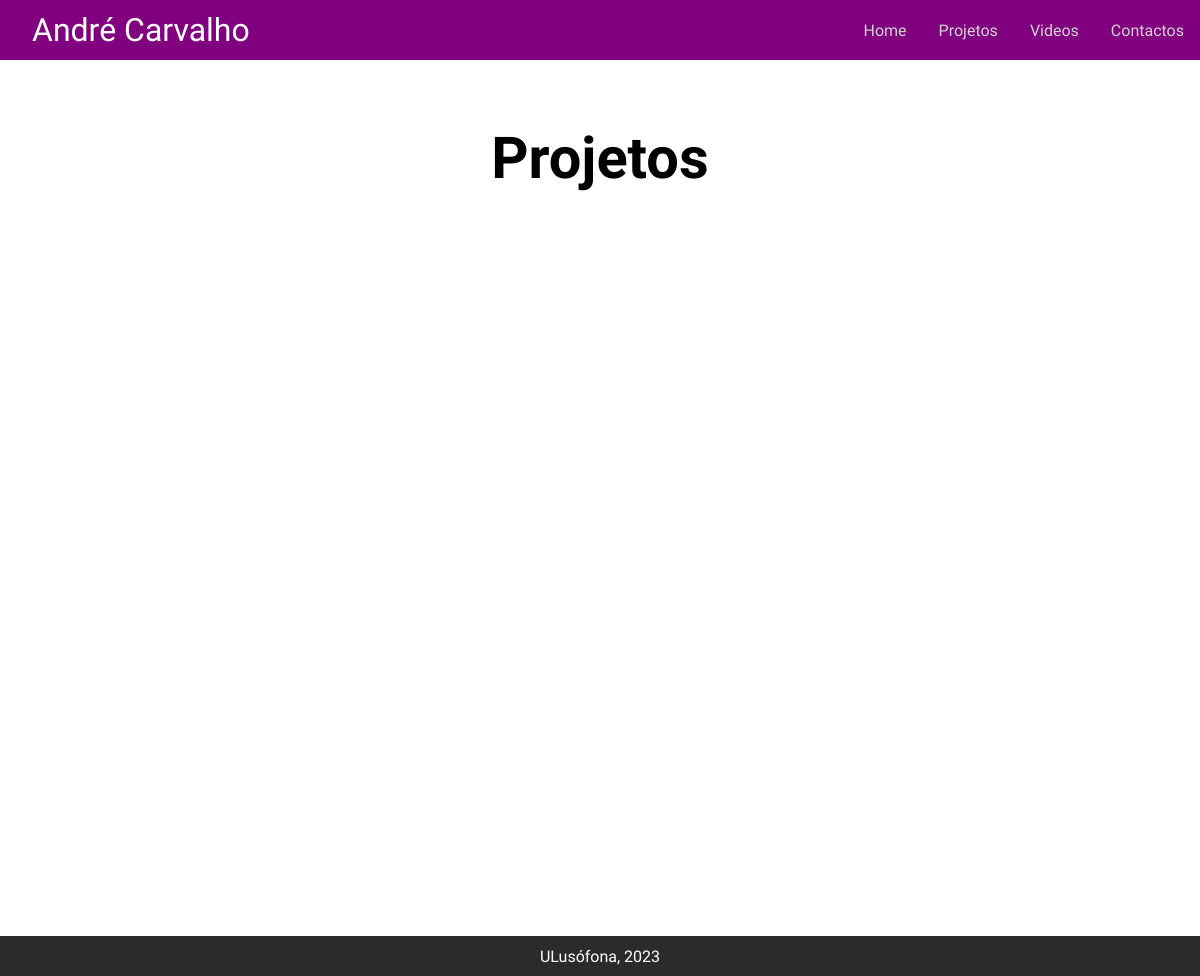
/projetos, run on an earlier commit of the app's database.
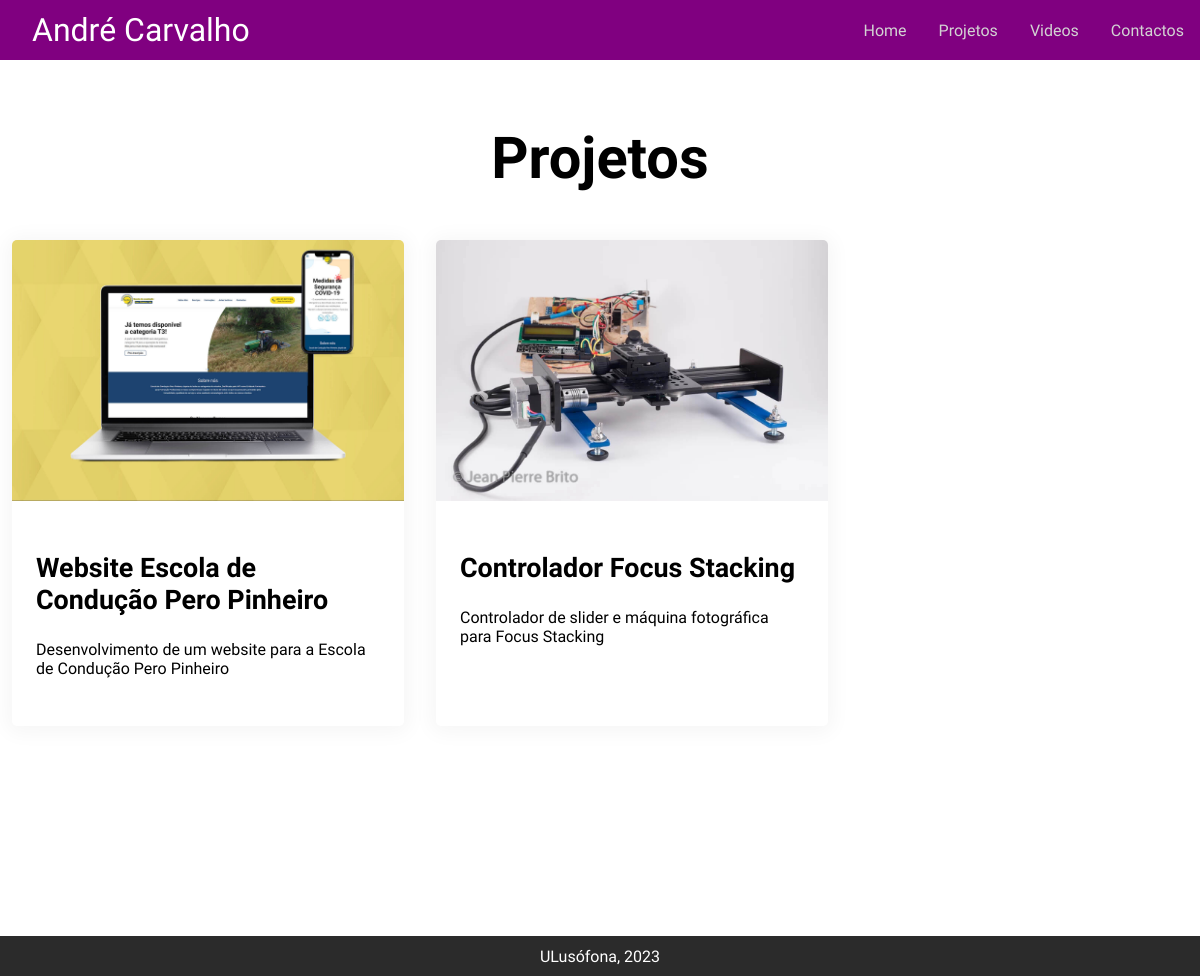
And on a later commit of the database.
### portfolio/models.py (models this page shows, shortened)
class Projeto(models.Model):
    nome = models.CharField(max_length=50)
    descricaoResumida = models.CharField(max_length=255)
    descricao = models.TextField(max_length=5000)
    categoria = models.ManyToManyField(
        CatergoriaProjeto,
        related_name='projetos'
    )
    fotos = models.ManyToManyField('Foto', related_name='projetos')

class Foto(models.Model):
    nome = models.CharField(max_length=255, null=True, blank=True)
    alt = models.CharField(max_length=255, default='')
    imagem = models.ImageField(upload_to='projetos/')

### portfolio/views.py (the view)
# urls.py: path('projetos', views.projetos_view, name='projetos'),
def projetos_view(request):
    projetos = Projeto.objects.all()
    return render(request, 'portfolio/projetos.html', {'projetos': projetos})

### portfolio/templates/portfolio/projetos.html (shortened to what this page needs)
{% extends 'portfolio/layout.html' %}
{% load static %}
{% block main %}
    <div id="area-projetos">
        <h1 class="titulo-area h2">Projetos</h1>
        <div class="lista-projetos">
            {% for projeto in projetos %}
                <div class="lista-projetos__item">
                    {% if projeto.fotos.all.0.imagem %}
                        <div class="lista-projetos__item__wrapper-img">
                            <img src="{{ projeto.fotos.all.0.imagem.url }}" loading="lazy" alt="André Carvalho | {{ projeto.fotos.all.0.alt }}">
                        </div>
                    {% else %}
                        <div class="lista-projetos__item__wrapper-img">
                            <img src="{% static 'portfolio/images/default.jpg' %}" loading="lazy" alt="André Carvalho">
                        </div>
                    {% endif %}
                    <div class="lista-projetos__item__wrapper-conteudo">
                        <h2 class="lista-projetos__item__titulo h3">{{ projeto.nome }}</h2>
                        <div class="lista-projetos__item__descricao-resumida">{{ projeto.descricaoResumida }}</div>
                    </div>
                </div>
            {% endfor %}
        </div>
    </div>
    {% load static %}
{% endblock %}

### portfolio/templates/portfolio/layout.html (shortened to what this page needs)
<!DOCTYPE html>
<html lang="pt">
    <head>
        {% load static %}
        <link rel="stylesheet" href="{% static 'portfolio/css/layout.css' %}">
        <link rel="stylesheet" href="{% static 'portfolio/css/base.css' %}">
    </head>
    <body>
        <header>
            <div>André Carvalho</div>
            <nav>
                <a href="{% url 'portfolio:home' %}">Home</a>
                <a href="{% url 'portfolio:projetos' %}">Projetos</a>
                <a href="{% url 'portfolio:videos' %}">Videos</a>
                <a href="">Contactos</a>
            </nav>
        </header>
        <main>
            {% block main %}
            {% endblock main %}
        </main>
        <footer>ULusófona, 2023</footer>
    </body>
</html>

### portfolio/static/portfolio/css/base.css (style rules this page uses)
footer { margin-top: 7rem; }
@media (min-width: 1024px) { h1, .h1 { font-size: 89.6564171164px; } }
@media (min-width: 1024px) { h2, .h2 { font-size: 57.772816512px; } }
@media (min-width: 1024px) { h3, .h3 { font-size: 26.886784px; } }
header { height: 60px; background: purple; color: white; top: 0; display: flex; justify-content: space-between; align-items: center; }
header div { font-size: 2em; padding: 1em; }
header nav { display: flex; justify-contents: flex-end; }
header nav a { padding: 0 1em; text-decoration: none; font-size: 1rem; color: lightgray; }
* { font-family: "Geologica", sans-serif; }
body { margin: 0; }
main { max-width: 1200px; margin: 0 auto; min-height: calc(100vh - 60px - 40px); padding: 0 12px; }
main #area-home .projetos-destaque, main #area-home .lista-projetos, main #area-videos .projetos-destaque, main #area-videos .lista-projetos, main #area-projetos .projetos-destaque, main #area-projetos .lista-projetos { display: grid; grid-template-columns: repeat(3, 33.333%); grid-gap: 2rem; }
main #area-home .projetos-destaque .lista-projetos__item, main #area-home .lista-projetos .lista-projetos__item, main #area-videos .projetos-destaque .lista-projetos__item, main #area-videos .lista-projetos .lista-projetos__item, main #area-projetos .projetos-destaque .lista-projetos__item, main #area-projetos .lista-projetos .lista-projetos__item { box-shadow: 0 2px 20px 5px rgba(0, 0, 0, 0.04); -webkit-transition: box-shadow 0.3s; border-radius: 5px; }
main #area-home .projetos-destaque .lista-projetos__item .lista-projetos__item__wrapper-img img, main #area-home .lista-projetos .lista-projetos__item .lista-projetos__item__wrapper-img img, main #area-videos .projetos-destaque .lista-projetos__item .lista-projetos__item__wrapper-img img, main #area-videos .lista-projetos .lista-projetos__item .lista-projetos__item__wrapper-img img, main #area-projetos .projetos-destaque .lista-projetos__item .lista-projetos__item__wrapper-img img, main #area-projetos .lista-projetos .lista-projetos__item .lista-projetos__item__wrapper-img img { width: 100%; max-width: 100%; object-fit: cover; aspect-ratio: 3/2; border-radius: 5px 5px 0 0; }
main #area-home .projetos-destaque .lista-projetos__item .lista-projetos__item__wrapper-conteudo, main #area-home .lista-projetos .lista-projetos__item .lista-projetos__item__wrapper-conteudo, main #area-videos .projetos-destaque .lista-projetos__item .lista-projetos__item__wrapper-conteudo, main #area-videos .lista-projetos .lista-projetos__item .lista-projetos__item__wrapper-conteudo, main #area-projetos .projetos-destaque .lista-projetos__item .lista-projetos__item__wrapper-conteudo, main #area-projetos .lista-projetos .lista-projetos__item .lista-projetos__item__wrapper-conteudo { padding: 1.5rem 1.5rem 3rem; }
main #area-home .projetos-destaque .lista-projetos__item .lista-projetos__item__wrapper-conteudo .lista-projetos__item__titulo, main #area-home .lista-projetos .lista-projetos__item .lista-projetos__item__wrapper-conteudo .lista-projetos__item__titulo, main #area-videos .projetos-destaque .lista-projetos__item .lista-projetos__item__wrapper-conteudo .lista-projetos__item__titulo, main #area-videos .lista-projetos .lista-projetos__item .lista-projetos__item__wrapper-conteudo .lista-projetos__item__titulo, main #area-projetos .projetos-destaque .lista-projetos__item .lista-projetos__item__wrapper-conteudo .lista-projetos__item__titulo, main #area-projetos .lista-projetos .lista-projetos__item .lista-projetos__item__wrapper-conteudo .lista-projetos__item__titulo { margin-bottom: 1.5rem; }
main .titulo-area { margin-bottom: 3rem; margin-top: 4rem; text-align: center; }
footer { width: 100%; color: white; text-align: center; background-color: #2b2b2b; height: 40px; display: flex; align-items: center; justify-content: center; }

What changed in the data, as far as the page shows it:
added Projeto: fotos.all.0.imagem (picture), nome "Website Escola de Condução Pero Pinheiro", descricaoResumida "Desenvolvimento de um website para a Escola de Condução Pero Pinheiro"
added Projeto: fotos.all.0.imagem (picture), nome "Controlador Focus Stacking", descricaoResumida "Controlador de slider e máquina fotográfica para Focus Stacking"
